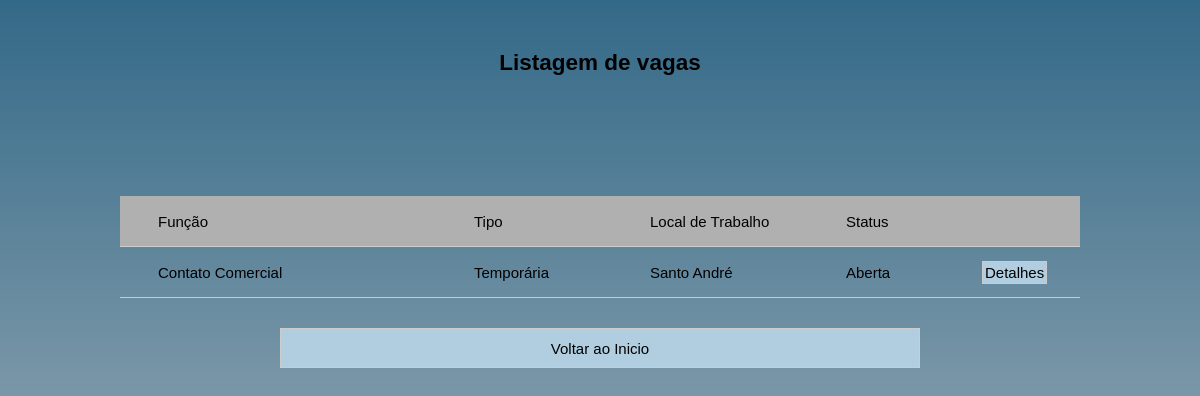
Page /listagem_vaga.php (signed in) on the committed database.
### tables this page shows
CREATE TABLE tb_vaga (
    IDVAGA INT PRIMARY KEY AUTO_INCREMENT,
    funcao VARCHAR(70) NOT NULL,
    tipo ENUM('T', 'E') NOT NULL,
    localTrab VARCHAR(30) NOT NULL,
    escolaridade VARCHAR(70),
    horario VARCHAR(100),
    beneficios VARCHAR(100),
    descricao VARCHAR(480),
    ID_CLIENTE INT NOT NULL,
    dataCriacao DATE NOT NULL,
    fechamento ENUM('A', 'P', 'C', 'F') NOT NULL,
    dataAlteracao DATETIME
);

### listagem_vaga.php (the view, shortened to what this page needs)
<?php
require_once('./_conexao/conexao.php');
?>
<?php
$lista_vaga = "SELECT * FROM tb_vaga ";
$query_send = mysqli_query($conect, $lista_vaga);
?>
<!DOCTYPE html>
<html lang="pt-br">
<head>
    <link rel="stylesheet" href="./css/style.css">
    <link rel="stylesheet" href="./css/lista.css">
</head>
<body>
    <main>
        <div id="lista">
            <h2>Listagem de vagas</h2>
            <div class="listagem">
                <ul>
                    <li>Função</li>
                    <li>Tipo</li>
                    <li>Local de Trabalho</li>
                    <li>Status</li>
                    <li></li>
                </ul>
                <?php
                while ($linha = mysqli_fetch_assoc($query_send)) {
                ?>
                    <ul>
                        <li><?php echo $linha['funcao'] ?></li>
                        <li><?php if ($linha['tipo'] == 'E') {
                                echo 'Efetiva';
                            } elseif ($linha['tipo'] == 'T') {
                                echo 'Temporária';
                            } ?></li>
                        <li><?php echo $linha['localTrab'] ?></li>
                        <li><?php if ($linha['fechamento'] == 'A') {
                                echo 'Aberta';
                            } elseif ($linha['fechamento'] == 'P') {
                                echo 'Preenchida';
                            } elseif ($linha['fechamento'] == 'C') {
                                echo 'Cancelada';
                            } elseif ($linha['fechamento'] == 'F') {
                                echo 'Fechada';
                            }
                            ?></li>
                        <li><a href="./detalha_vaga.php?vaga=<?php echo $linha['IDVAGA'] ?>&edit=disabled">Detalhes</a></li>
                    </ul>
                <?php
                }
                ?>
            </div>
            <div class="opcoes">
                <div class="btn">
                    <a href="./index.php">Voltar ao Inicio</a>
                </div>
            </div>
        </div>
    </main>
</body>
</html>

### css/style.css (style rules this page uses)
* { margin: 0; padding: 0; width: 960px; margin: 0 auto; box-sizing: border-box; }
body { font-family: Arial, Helvetica, sans-serif; font-size: 15px; background: linear-gradient(to bottom, #336988, #ccc); height: 100vh; overflow: hidden; }
a { text-decoration: none; box-sizing: border-box; }
li { text-align: center; }
.listagem li:first-of-type { text-align: left; }
.listagem li a { border: 1px solid #ccc; background-color: #b0cedf; padding: 2px; color: #000; }
.opcoes { margin-top: 30px; display: flex; flex-direction: row; width: 640px; justify-content: space-between; }
.opcoes .btn { display: flex; align-items: center; width: 640px; height: 40px; border: 1px solid #ccc; font-size: 15px; background-color: #b0cedf; text-align: center; }
.opcoes .btn a { color: #000; }

### css/lista.css (style rules this page uses)
#lista { display: flex; text-align: center; flex-direction: column; }
#lista h2 { margin-bottom: 120px; }
.listagem ul { list-style: none; border-bottom: 1px solid #ccc; display: flex; flex-direction: row; }
.listagem ul li { display: flex; height: 50px; align-items: center; }
.listagem ul:first-child { background-color: rgb(177, 176, 176); }
.listagem ul li:nth-child(1) { width: 240px; }
.listagem ul li:nth-child(2) { width: 100px; }
.listagem ul li:nth-child(3) { width: 120px; }
.listagem ul li:nth-child(4) { width: 60px; }
.listagem ul li:nth-child(5) { width: 60px; }

### rows in the picture
tb_vaga: funcao "Contato Comercial", tipo "Temporária", localTrab "Santo André", fechamento "Aberta"
